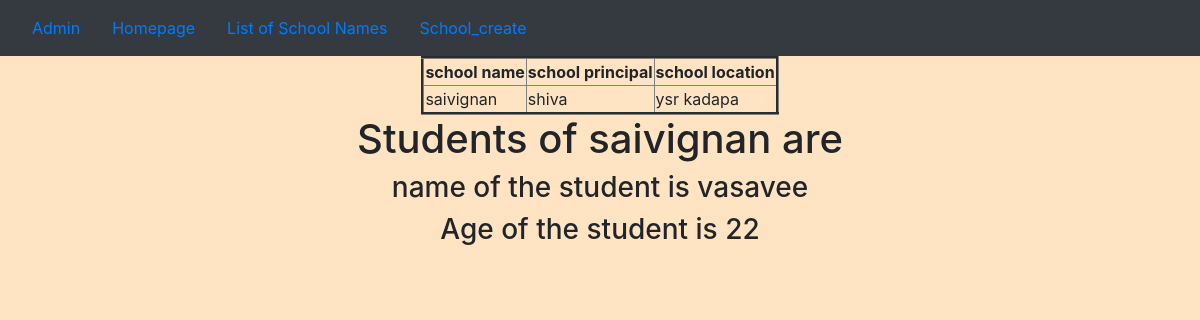
Page /2/ on the committed database.
### app/models.py (models this page shows, shortened)
class School(models.Model):
    sname=models.CharField(max_length=100)
    sprincipal=models.CharField(max_length=100)
    slocation=models.CharField(max_length=100)
    def __str__(self):
        return self.sname

class Student(models.Model):
    stname=models.CharField(max_length=100)
    stage=models.IntegerField()
    sname=models.ForeignKey(School,on_delete=models.CASCADE,related_name='students')

### app/views.py (the view)
# urls.py: re_path('(?P<pk>\d+)/',School_details.as_view(),name='detail'),
class School_details(DetailView):
    model=School
    context_object_name='schoolobj'

### templates/app/School_detail.html (shortened to what this page needs)
{% extends 'app/dummy.html' %}
{% block body_block %}
<center>
<table border="3px">
    <tr>
    <th>school name</th>
    <th>school principal</th>
    <th>school location</th>
    </tr>
    <tr>
        <td>{{schoolobj.sname}}</td>
        <td>{{schoolobj.sprincipal}}</td>
        <td>{{schoolobj.slocation}}</td>
    </tr>
</table>
<h1>Students of {{schoolobj}} are </h1>
    {% for st in schoolobj.students.all %}
    <h3>name of the student is {{st.stname}}</h3>
    <h3>Age of the student is {{st.stage}}</h3>
    {% endfor %}
</center>
{% endblock %}

### rows in the picture
School: sname "saivignan", sprincipal "shiva", slocation "ysr kadapa"
Student: stname "vasavee", stage "22"
